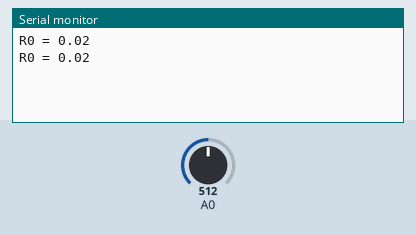
Recording of a sketch running on a simulated Arduino Uno, built with avr-gcc and run on an emulated ATmega328P. On the bench: the last lines printed to the serial monitor. The inputs (shaded band) are chosen by the test bench; at power-on: A0 = 512.

Above: at 1.2 s.
1.3 s: A0 set to 0
At 2.8 s:
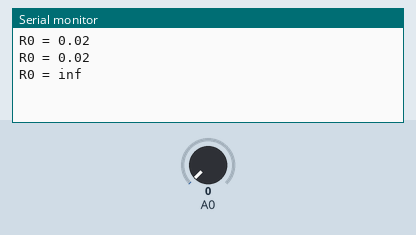
4.3 s: A0 set to 110
At 5.9 s:
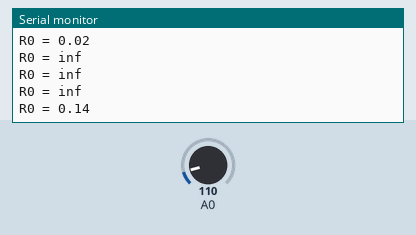

The sketch:

get_R0.ino
```cpp
// Taken from https://www.dfrobot.com/blog-903.html

void setup()
{
   Serial.begin(9600);
}

void loop()
{
    float sensor_volt;
    float RS; //  Get the value of RS via in a clear air
    float R0;  // Get the value of R0 via in Alcohol
    float sensorValue;

    for(int i = 0 ; i < 100 ; i++)
    {
        sensorValue = sensorValue + analogRead(A0);
    }

    sensorValue = sensorValue/100.0;     //get average of reading
    sensor_volt = sensorValue/1024*5.0;
    RS = (5.0-sensor_volt)/sensor_volt; //
    R0 = RS/60.0; // 60 is found using interpolation
    Serial.print("R0 = ");
    Serial.println(R0);
    delay(1000);

}
```

Measured:
- after the input at 1.3 s, the serial monitor: prints a new line after 0.74 s (image 1)
- after the input at 4.3 s, the serial monitor: prints a new line after 0.77 s (image 2)
